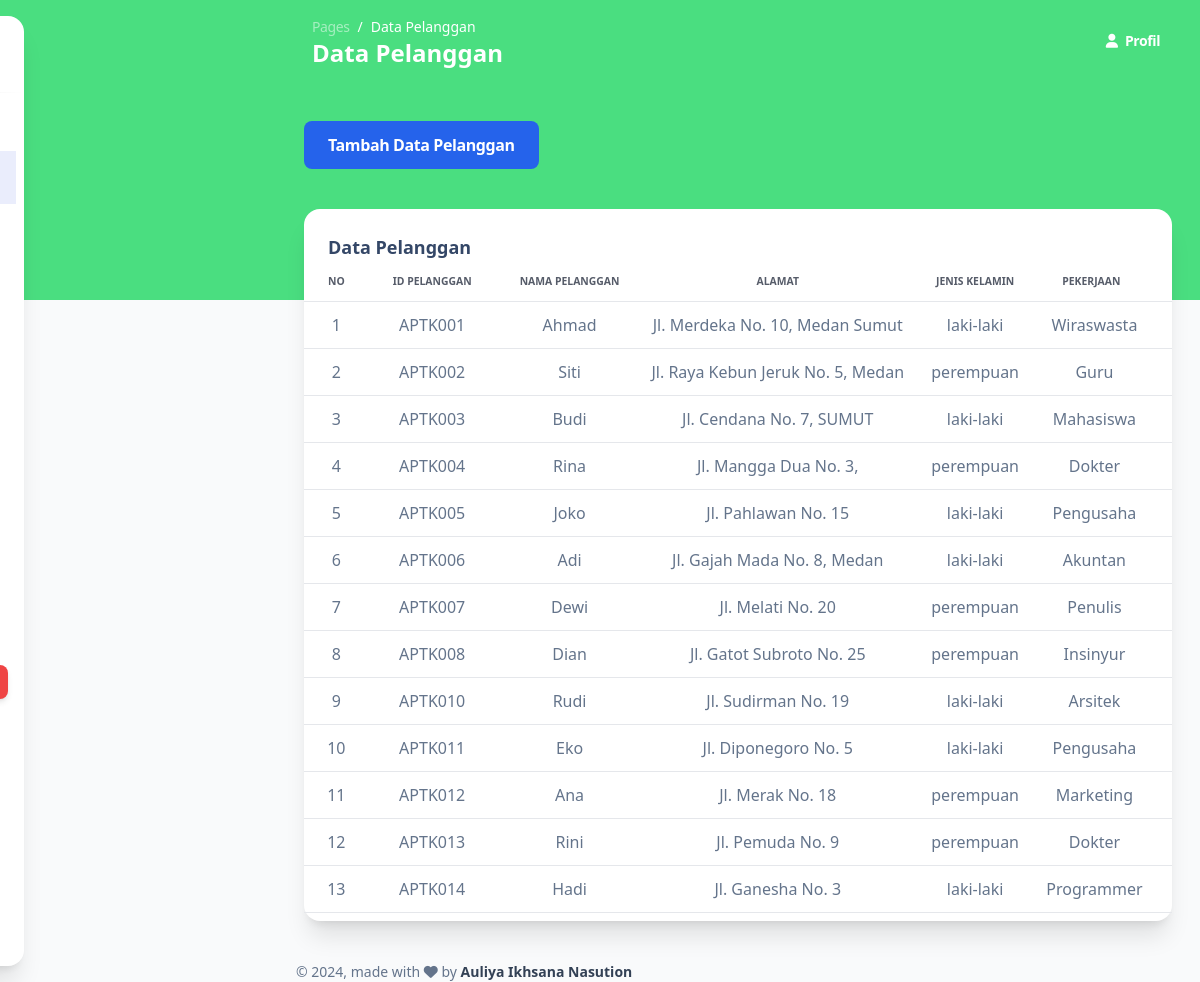
/build/pages/datapelanggan.php (signed in), run on the app's committed database.
### tables this page shows
CREATE TABLE `pelanggan` (
  `id_pelanggan` char(10) NOT NULL DEFAULT 'APTK',
  `nama_pelanggan` varchar(255) DEFAULT NULL,
  `alamat` varchar(255) DEFAULT NULL,
  `jenis_kelamin` enum('laki-laki','perempuan') DEFAULT NULL,
  `pekerjaan` varchar(50) DEFAULT NULL,
  `usia` int(3) DEFAULT NULL
);

### build/pages/datapelanggan.php (the view, shortened to what this page needs)
<!DOCTYPE html>
<html>
<head>
  <link href="../assets/css/nucleo-icons.css" rel="stylesheet" />
  <link href="../assets/css/nucleo-svg.css" rel="stylesheet" />
  <link href="../assets/css/argon-dashboard-tailwind.css?v=1.0.1" rel="stylesheet" />
  <script src="https://cdn.tailwindcss.com"></script>
</head>
<body class="m-0 font-sans text-base antialiased font-normal dark:bg-slate-900 leading-default bg-gray-50 text-slate-500">
  <div class="absolute w-full bg-green-400 dark:hidden min-h-75"></div>
  <aside class="fixed inset-y-0 flex-wrap items-center justify-between block w-full p-0 my-4 overflow-y-auto antialiased transition-transform duration-200 -translate-x-full bg-white border-0 shadow-xl dark:shadow-none dark:bg-slate-850 max-w-64 ease-nav-brand z-990 xl:ml-6 rounded-2xl xl:left-0 xl:translate-x-0" aria-expanded="false">
    <div class="h-19">
      <a class="block px-8 py-6 m-0 text-sm whitespace-nowrap dark:text-white text-slate-700" href="datapelanggan.php" target="_blank">
      </a>
    </div>
    <hr class="h-px mt-0 bg-transparent bg-gradient-to-r from-transparent via-black/40 to-transparent dark:bg-gradient-to-r dark:from-transparent dark:via-white dark:to-transparent" />
    <div class="items-center block w-auto max-h-screen overflow-auto h-sidenav grow basis-full">
      <ul class="flex flex-col pl-0 mb-0">
        <li class="mt-0.5 w-full">
          <a class="py-2.7  dark:text-white dark:opacity-80 text-sm ease-nav-brand my-0 mx-2 flex items-center whitespace-nowrap rounded-lg px-4 font-semibold text-slate-700 transition-colors" href="dashboard.php">
          </a>
        </li>
        <li class="mt-0.5 w-full">
          <a class="bg-blue-500/13 dark:text-white dark:opacity-80 py-2.7 text-sm ease-nav-brand my-0 mx-2 flex items-center whitespace-nowrap px-4 transition-colors" href="datapelanggan.php">
          </a>
        </li>
        <li class="mt-0.5 w-full">
          <a class=" dark:text-white dark:opacity-80 py-2.7 text-sm ease-nav-brand my-0 mx-2 flex items-center whitespace-nowrap px-4 transition-colors" href="datakaryawan.php">
          </a>
        </li>
        <li class="mt-0.5 w-full">
          <a class=" dark:text-white dark:opacity-80 py-2.7 text-sm ease-nav-brand my-0 mx-2 flex items-center whitespace-nowrap px-4 transition-colors" href="dataobat.php">
          </a>
        </li>
        <li class="mt-0.5 w-full">
          <a class=" dark:text-white dark:opacity-80 py-2.7 text-sm ease-nav-brand my-0 mx-2 flex items-center whitespace-nowrap px-4 transition-colors" href="datasupplier.php">
          </a>
        </li>
        <li class="mt-0.5 w-full">
          <a class=" dark:text-white dark:opacity-80 py-2.7 text-sm ease-nav-brand my-0 mx-2 flex items-center whitespace-nowrap px-4 transition-colors" href="datapenjualan.php">
          </a>
        </li>
        <li class="mt-0.5 w-full">
          <a class=" dark:text-white dark:opacity-80 py-2.7 text-sm ease-nav-brand my-0 mx-2 flex items-center whitespace-nowrap px-4 transition-colors" href="datapembelian.php">
          </a>
        </li>
      </ul>
    </div>
    <div class="mx-4">
      <div class="relative flex flex-col min-w-0 break-words bg-transparent border-0 shadow-none rounded-2xl bg-clip-border" sidenav-card>
        <div class="flex-auto w-full p-4 pt-0 text-center">
        </div>
      </div>
      <a class="inline-block w-full px-8 py-2 text-xs font-bold leading-normal text-center text-white align-middle transition-all ease-in bg-red-500 border-0 rounded-lg shadow-md select-none bg-150 bg-x-25 hover:shadow-xs hover:-translate-y-px" href="logout.php">LOG OUT</a>
    </div>
  </aside>
  <main class="relative h-full max-h-screen transition-all duration-200 ease-in-out xl:ml-68 rounded-xl">
    <nav class="relative flex flex-wrap items-center justify-between px-0 py-2 mx-6 transition-all ease-in shadow-none duration-250 rounded-2xl lg:flex-nowrap lg:justify-start" navbar-main navbar-scroll="false">
      <div class="flex items-center justify-between w-full px-4 py-1 mx-auto flex-wrap-inherit">
        <nav>
          <ol class="flex flex-wrap pt-1 mr-12 bg-transparent rounded-lg sm:mr-16">
            <li class="text-sm leading-normal">
              <a class="text-white opacity-50" href="javascript:;">Pages</a>
            </li>
            <li class="text-sm pl-2 capitalize leading-normal text-white before:float-left before:pr-2 before:text-white before:content-['/']" aria-current="page">Data Pelanggan</li>
          </ol>
          <h6 class="mb-0 font-bold text-white capitalize text-2xl">Data Pelanggan</h6>
        </nav>
        <div class="flex items-center mt-2 grow sm:mt-0 sm:mr-6 md:mr-0 lg:flex lg:basis-auto">
          <ul class="flex flex-row justify-end pl-0 mb-0 list-none md-max:w-full">
              <li class="flex items-center">
              <a href="profile.php" class="block px-0 py-2 text-sm font-semibold text-white transition-all ease-nav-brand">
                <i class="fa fa-user sm:mr-1"></i>
                <span class="hidden sm:inline">Profil</span>
              </a>
            </li>
          </ul>
        </div>
      </div>
    </nav>
    <div class="mb-10 mt-10 w-fit">
      <a href="function/tambahdatapelanggan.php" class="block ms-8 mt-6 py-3 px-6 rounded-lg bg-blue-600 text-white hover:bg-slate-400 hover:scale-110 font-bold ">Tambah Data Pelanggan</a>
    </div>
    <div class="flex flex-wrap -mx-3 ms-5 mt-4 me-4">
      <div class="flex-none w-full max-w-full px-3">
        <div class="relative flex flex-col min-w-0 mb-6 break-words bg-white border-0 border-transparent border-solid shadow-xl dark:bg-slate-850 dark:shadow-dark-xl rounded-2xl bg-clip-border">
          <div class="p-6 pb-0 mb-0 border-b-0 border-b-solid rounded-t-2xl border-b-transparent">
            <h6 class="dark:text-white font-semibold text-lg">Data Pelanggan</h6>
          </div>
          <div class="flex-auto px-0 pt-0 pb-2 ">
            <div class="p-0 overflow-x-auto">
              <table class="items-center w-full mb-0 align-top border-collapse dark:border-white/40 text-slate-500">
                <thead class="align-bottom">
                  <tr>
                    <th class="px-6 py-3 font-bold text-left uppercase align-middle bg-transparent border-b  #FFFFFFborder-collapse shadow-none dark:border-white/40 dark:text-white text-xxs border-b-solid tracking-none whitespace-nowrap text-slate-900 opacity-70 w-[5%]">No</th>
                    <th class="px-6 py-3 font-bold text-left uppercase align-middle bg-transparent border-b border-collapse shadow-none dark:border-white/40 dark:text-white text-xxs border-b-solid tracking-none whitespace-nowrap text-slate-900 opacity-70">ID Pelanggan</th>
                    <th class="px-6 py-3 font-bold text-left uppercase align-middle bg-transparent border-b border-collapse shadow-none dark:border-white/40 dark:text-white text-xxs border-b-solid tracking-none whitespace-nowrap text-slate-900 opacity-70">Nama Pelanggan</th>
                    <th class="px-6 py-3 font-bold text-center uppercase align-middle bg-transparent border-b border-collapse shadow-none dark:border-white/40 dark:text-white text-xxs border-b-solid tracking-none whitespace-nowrap text-slate-900 opacity-70">Alamat</th>
                    <th class="px-6 py-3 font-bold text-center uppercase align-middle bg-transparent border-b border-collapse shadow-none dark:border-white/40 dark:text-white text-xxs border-b-solid tracking-none whitespace-nowrap text-slate-900 opacity-70">Jenis Kelamin</th>
                    <th class="px-6 py-3 font-bold text-left uppercase align-middle bg-transparent border-b border-collapse shadow-none dark:border-white/40 dark:text-white text-xxs border-b-solid tracking-none whitespace-nowrap text-slate-900 opacity-70">Pekerjaan</th>
                    <th class="px-6 py-3 font-bold text-left uppercase align-middle bg-transparent border-b border-collapse shadow-none dark:border-white/40 dark:text-white text-xxs border-b-solid tracking-none whitespace-nowrap text-slate-900 opacity-70">Usia</th>
                  </tr>
                </thead>
                <tbody class="align-center">
                  <?php
                  include "function/koneksi.php";
                  $data = mysqli_query($conn, "SELECT * FROM pelanggan");
                  $num = 1;
                  while ($row = mysqli_fetch_array($data)) {
                  ?>
                    <tr>
                      <td class="p-2 align-middle bg-transparent border-b dark:border-white/40 whitespace-nowrap shadow-transparent text-center w-[5%]"><?php echo $num++ ?>
                      </td>
                      <td class="p-2 align-middle bg-transparent border-b dark:border-white/40 whitespace-nowrap shadow-transparent text-center"><?php echo $row['id_pelanggan'] ?>
                      </td>
                      <td class="p-2 align-middle bg-transparent border-b dark:border-white/40 whitespace-nowrap shadow-transparent text-center"><?php echo $row['nama_pelanggan'] ?>
                      </td>
                      <td class="p-2 align-middle bg-transparent border-b dark:border-white/40 whitespace-nowrap shadow-transparent text-center"><?php echo $row['alamat'] ?>
                      </td>
                      <td class="p-2 align-middle bg-transparent border-b dark:border-white/40 whitespace-nowrap shadow-transparent text-center"><?php echo $row['jenis_kelamin'] ?>
                      </td>
                      <td class="p-2 align-middle bg-transparent border-b dark:border-white/40 whitespace-nowrap shadow-transparent text-center"><?php echo $row['pekerjaan'] ?>
                      </td>
                      <td class="p-2 align-middle bg-transparent border-b dark:border-white/40 whitespace-nowrap shadow-transparent text-center"><?php echo $row['usia'] ?>
                      </td>
                    <?php
                  }
                    ?>
                    </tr>
                </tbody>
              </table>
            </div>
          </div>
        </div>
      </div>
    </div>
    <footer class="pt-4">
      <div class="w-full px-6 mx-auto">
        <div class="flex flex-wrap items-center -mx-3 lg:justify-between">
          <div class="w-full max-w-full px-3 mt-0 mb-6 shrink-0 lg:mb-0 lg:w-1/2 lg:flex-none">
            <div class="text-sm leading-normal text-center text-slate-500 lg:text-left">
              ©
              made with <i class="fa fa-heart"></i> by
              <span class="font-semibold text-slate-700 dark:text-white">Auliya Ikhsana Nasution</span>
            </div>
          </div>
        </div>
      </div>
    </footer>
</body>
<script src="./assets/js/argon-dashboard-tailwind.js?v=1.0.1" async></script>
</html>

### data on the page
pelanggan: id_pelanggan "APTK001", nama_pelanggan "Ahmad", alamat "Jl. Merdeka No. 10, Medan Sumut", jenis_kelamin "laki-laki", pekerjaan "Wiraswasta"
pelanggan: id_pelanggan "APTK002", nama_pelanggan "Siti", alamat "Jl. Raya Kebun Jeruk No. 5, Medan", jenis_kelamin "perempuan", pekerjaan "Guru"
pelanggan: id_pelanggan "APTK003", nama_pelanggan "Budi", alamat "Jl. Cendana No. 7, SUMUT", jenis_kelamin "laki-laki", pekerjaan "Mahasiswa"
pelanggan: id_pelanggan "APTK004", nama_pelanggan "Rina", alamat "Jl. Mangga Dua No. 3,", jenis_kelamin "perempuan", pekerjaan "Dokter"
pelanggan: id_pelanggan "APTK005", nama_pelanggan "Joko", alamat "Jl. Pahlawan No. 15", jenis_kelamin "laki-laki", pekerjaan "Pengusaha"
pelanggan: id_pelanggan "APTK006", nama_pelanggan "Adi", alamat "Jl. Gajah Mada No. 8, Medan", jenis_kelamin "laki-laki", pekerjaan "Akuntan"
pelanggan: id_pelanggan "APTK007", nama_pelanggan "Dewi", alamat "Jl. Melati No. 20", jenis_kelamin "perempuan", pekerjaan "Penulis"
pelanggan: id_pelanggan "APTK008", nama_pelanggan "Dian", alamat "Jl. Gatot Subroto No. 25", jenis_kelamin "perempuan", pekerjaan "Insinyur"
pelanggan: id_pelanggan "APTK010", nama_pelanggan "Rudi", alamat "Jl. Sudirman No. 19", jenis_kelamin "laki-laki", pekerjaan "Arsitek"
pelanggan: id_pelanggan "APTK011", nama_pelanggan "Eko", alamat "Jl. Diponegoro No. 5", jenis_kelamin "laki-laki", pekerjaan "Pengusaha"
pelanggan: id_pelanggan "APTK012", nama_pelanggan "Ana", alamat "Jl. Merak No. 18", jenis_kelamin "perempuan", pekerjaan "Marketing"
pelanggan: id_pelanggan "APTK013", nama_pelanggan "Rini", alamat "Jl. Pemuda No. 9", jenis_kelamin "perempuan", pekerjaan "Dokter"
pelanggan: id_pelanggan "APTK014", nama_pelanggan "Hadi", alamat "Jl. Ganesha No. 3", jenis_kelamin "laki-laki", pekerjaan "Programmer"
